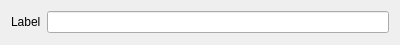
<?xml version="1.0" encoding="UTF-8"?>
<ui version="4.0">
 <class>GTAEquationItemValueWidget</class>
 <widget class="QWidget" name="GTAEquationItemValueWidget">
  <property name="geometry">
   <rect>
    <x>0</x>
    <y>0</y>
    <width>400</width>
    <height>45</height>
   </rect>
  </property>
  <property name="windowTitle">
   <string>Form</string>
  </property>
  <layout class="QGridLayout" name="gridLayout">
   <item row="0" column="0">
    <widget class="QLabel" name="ItemLabel">
     <property name="text">
      <string>Label</string>
     </property>
    </widget>
   </item>
   <item row="0" column="1">
    <widget class="QLineEdit" name="ValueLE"/>
   </item>
  </layout>
 </widget>
 <resources/>
 <connections/>
</ui>
